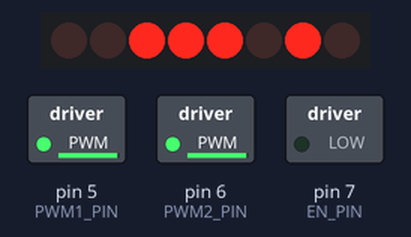
Recording of a sketch running on a simulated Arduino Uno, built with avr-gcc and run on an emulated ATmega328P. On the bench: 8 shift-register outputs drawn as a row of LEDs (first output left, lit = HIGH), switched loads named in the sketch (green lamp = pin HIGH). Wiring (inferred from the names in the program): shift register (74HC595): data pin 8; shift clock pin 2; latch pin 4. Wiring (inferred from the signals the program sends): row of LEDs: on Q0, Q1, Q2, Q3, Q4, Q5, Q6, Q7. Pins used as bus, display or sensor lines are not drawn.

Above: at 0.1 s.
At 2.1 s:
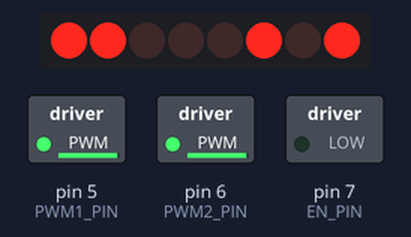
At 4.1 s:
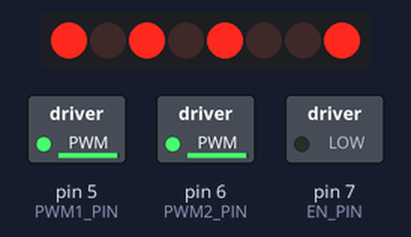
At 8.1 s:
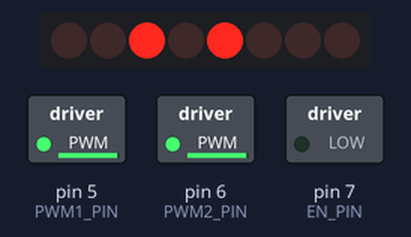
At 12.1 s:
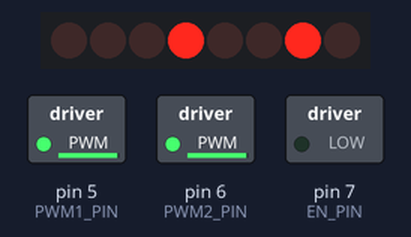
At 18.1 s:
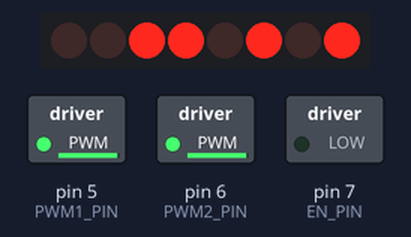
Timing chart, 0 to 21.5 s (numbered marks = the images above):
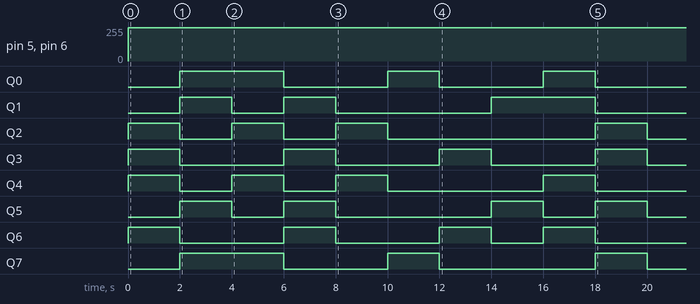

Measured:
- by itself, pin 5 (PWM1_PIN), pin 6 (PWM2_PIN): 0/255 → 250/255 at 0.00 s
- by itself, Q0: repeats every 6.0 s: LOW 4.0 s, HIGH 2.0 s, until it stays LOW from 18.0 s
- by itself, Q1: goes HIGH 2.0 s, LOW 2.0 s, HIGH 2.0 s, LOW 6.0 s, HIGH 4.0 s, then LOW
- by itself, Q2: LOW → HIGH at 0.00 s, → LOW 2.0 s later, → HIGH 2.0 s later, → LOW 2.0 s later, … (8 changes in this stretch)
- by itself, Q3: alternates HIGH for 2.0 s and LOW for 4.0 s, 8 changes in all, then stays LOW
- by itself, Q4: LOW → HIGH at 0.00 s, → LOW 2.0 s later, → HIGH 2.0 s later, → LOW 2.0 s later, … (8 changes in this stretch)
- by itself, Q5: LOW → HIGH at 2.0 s, → LOW 2.0 s later, → HIGH 2.0 s later, → LOW 2.0 s later, … (8 changes in this stretch)
- by itself, Q6: LOW → HIGH at 0.00 s, → LOW 2.0 s later, → HIGH 4.0 s later, → LOW 2.0 s later, … (8 changes in this stretch)

The sketch:

wheelCalibration.ino
```cpp
// PWM control pin
#define PWM1_PIN            5
#define PWM2_PIN            6
// 74HCT595N Chip pins
#define SHCP_PIN            2                               // The displacement of the clock
#define EN_PIN              7                               // Can make control
#define DATA_PIN            8                               // Serial data
#define STCP_PIN            4                               // Memory register clock

const int LeftUpBack       = 128;                              // forward
const int LeftUpForw       = 64;                              // back
const int LeftDownForw     = 16;                              // left translation
const int LeftDownBack     = 32;                              // Right translation
const int RightDownBack    = 1;                               // Upper left mobile
const int RightDownForw    = 8;                              // Lower left mobile
const int RightUpForw      = 4;                               // Upper right mobile
const int RightUpBack      = 2;                               // The lower right move

const int Forward       = LeftUpForw | LeftDownForw | RightDownForw |RightUpForw;

const int Backward      = LeftUpBack | LeftDownBack | RightDownBack | RightUpBack;     // back
const int Turn_Left     = LeftUpBack | LeftDownForw | RightUpForw | RightDownBack;                              // left translation
const int Turn_Right    = LeftUpForw | LeftDownBack | RightUpBack | RightDownForw;                           // Right translation
const int Top_Left      = LeftDownForw | RightUpForw;                               // Upper left mobile
const int Bottom_Left   = LeftUpBack | RightDownBack;                              // Lower left mobile
const int Top_Right     = LeftUpForw | RightDownForw;                               // Upper right mobile
const int Bottom_Right  = LeftDownBack | RightUpBack;                               // The lower right move
const int Stop          = 0;                                // stop
const int Contrarotate  = LeftUpBack | LeftDownBack | RightDownForw | RightUpForw;                              // Counterclockwise rotation
const int Clockwise     = LeftUpForw | LeftDownForw | RightDownBack | RightUpBack;                               // Rotate clockwise

bool isEnd = false;

void setup()
{
    pinMode(SHCP_PIN, OUTPUT);
    pinMode(EN_PIN, OUTPUT);
    pinMode(DATA_PIN, OUTPUT);
    pinMode(STCP_PIN, OUTPUT);
    pinMode(PWM1_PIN, OUTPUT);
    pinMode(PWM2_PIN, OUTPUT);
}


void loop()
{

  if(!isEnd){
    isEnd =true;
  /* Forward */
    Motor(Forward, 250);
    delay( 2000);
    /* Backward */
    Motor(Backward, 250);
    delay(2000);
    /* Turn_Left */
    Motor(Turn_Left, 250);
    delay(2000);
    /* Turn_Right */
    Motor(Turn_Right, 250);
    delay(2000);
    /* Top_Left */
    Motor(Top_Left, 250);
    delay(2000);
    /* Bottom_Right */
    Motor(Bottom_Left, 250);
    delay(2000);
    /* Bottom_Left */
    Motor(Top_Right, 250);
    delay(2000);
    /* Top_Right */
    Motor(Bottom_Right, 250);
    delay(2000);
    /* Clockwise */
    Motor(Clockwise, 250);
    delay(2000);
    /* Contrarotate */
    Motor(Contrarotate, 250);
    delay(2000);
    /* Stop */
    Motor(Stop, 250);
    delay(2000);
  }
}


void Motor(int Dir, int Speed)
{
    digitalWrite(EN_PIN, LOW);
    analogWrite(PWM1_PIN, Speed);
    analogWrite(PWM2_PIN, Speed);

    digitalWrite(STCP_PIN, LOW);
    shiftOut(DATA_PIN, SHCP_PIN, MSBFIRST, Dir);
    digitalWrite(STCP_PIN, HIGH);
}
```
